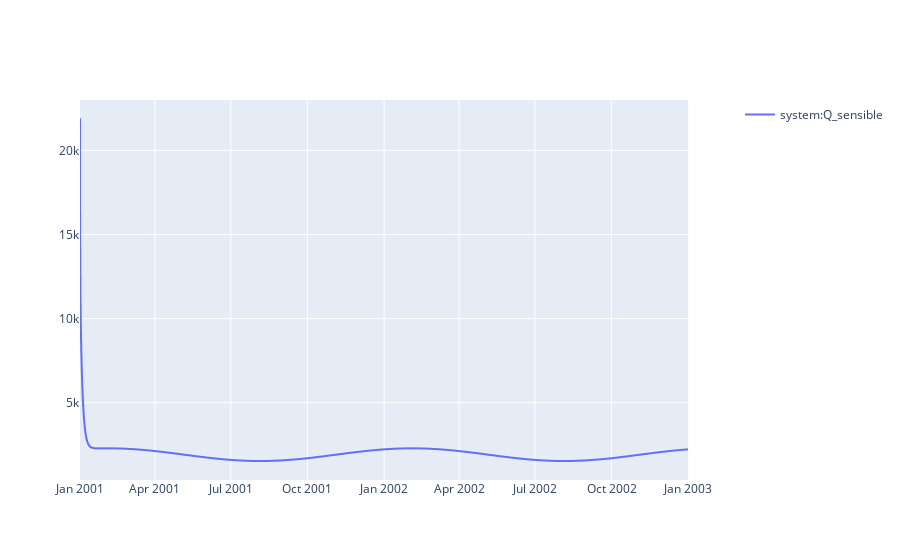

The code cell stored with this chart in its notebook:
### Code cell
sim.plot(pro.dates(),[pro.component("system").variable("Q_sensible")])

### Figure 1 — Plotly figure (JSON) as saved in the notebook; plotly's stock layout.template omitted (floating-point values rounded to 4 significant figures; data arrays with more than 128 entries replaced by an {"elided": "..."} marker saying what was removed)
{"data": [{"hovertemplate": "date=%{x}<br>system:Q_sensible=%{y}<extra></extra>", "legendgroup": "", "line": {"dash": "solid"}, "marker": {"symbol": "circle"}, "mode": "lines", "name": "system:Q_sensible", "showlegend": true, "type": "scattergl", "x": {"elided": "17520 str values"}, "xaxis": "x", "y": {"elided": "17520 float values"}, "yaxis": "y"}], "layout": {"xaxis": {"anchor": "y", "domain": [0, 0.94]}, "yaxis": {"anchor": "x", "domain": [0, 1]}, "yaxis2": {"anchor": "x", "overlaying": "y", "side": "right"}}}
